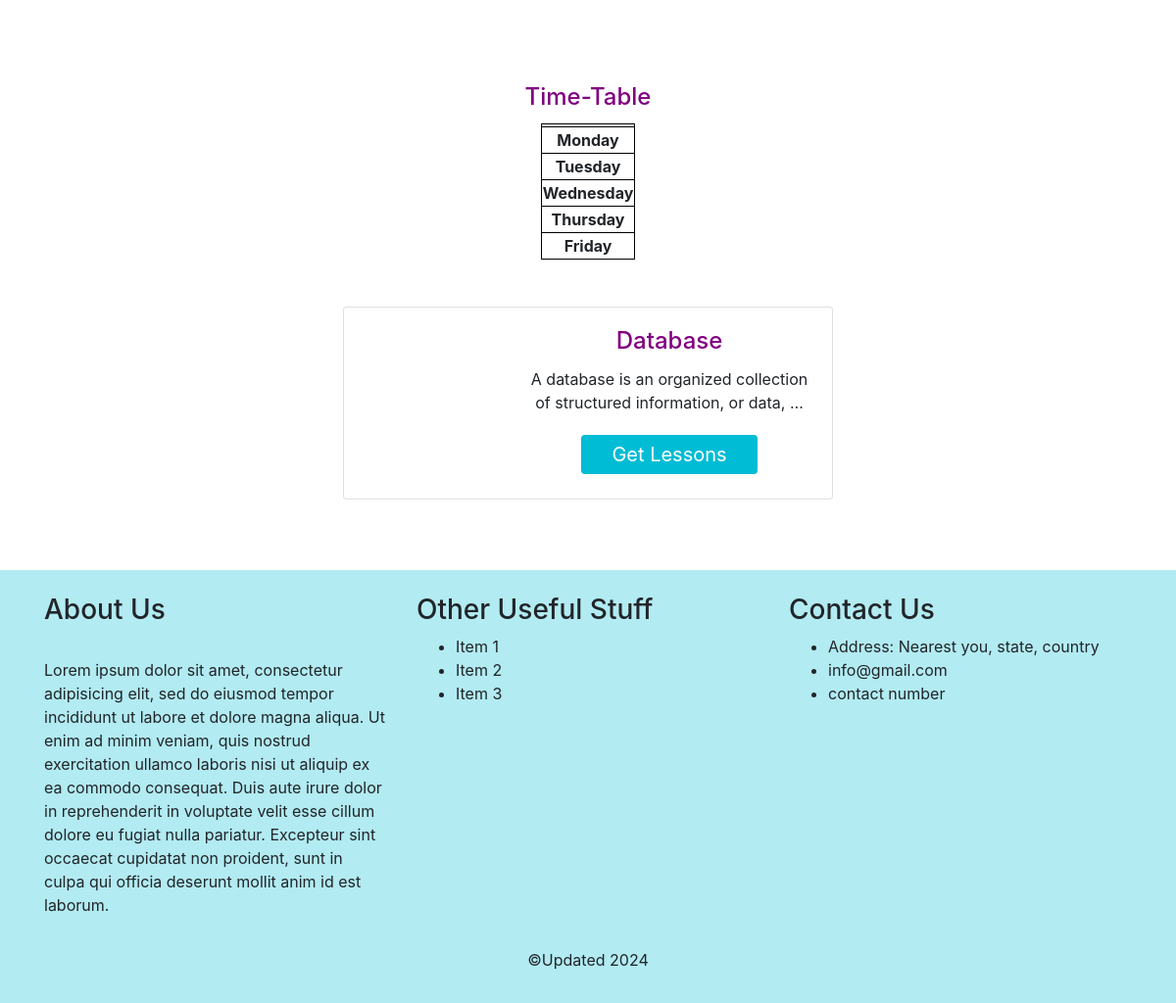
/curriculum/web-development/ (lower part), run on an earlier commit of the app's database.
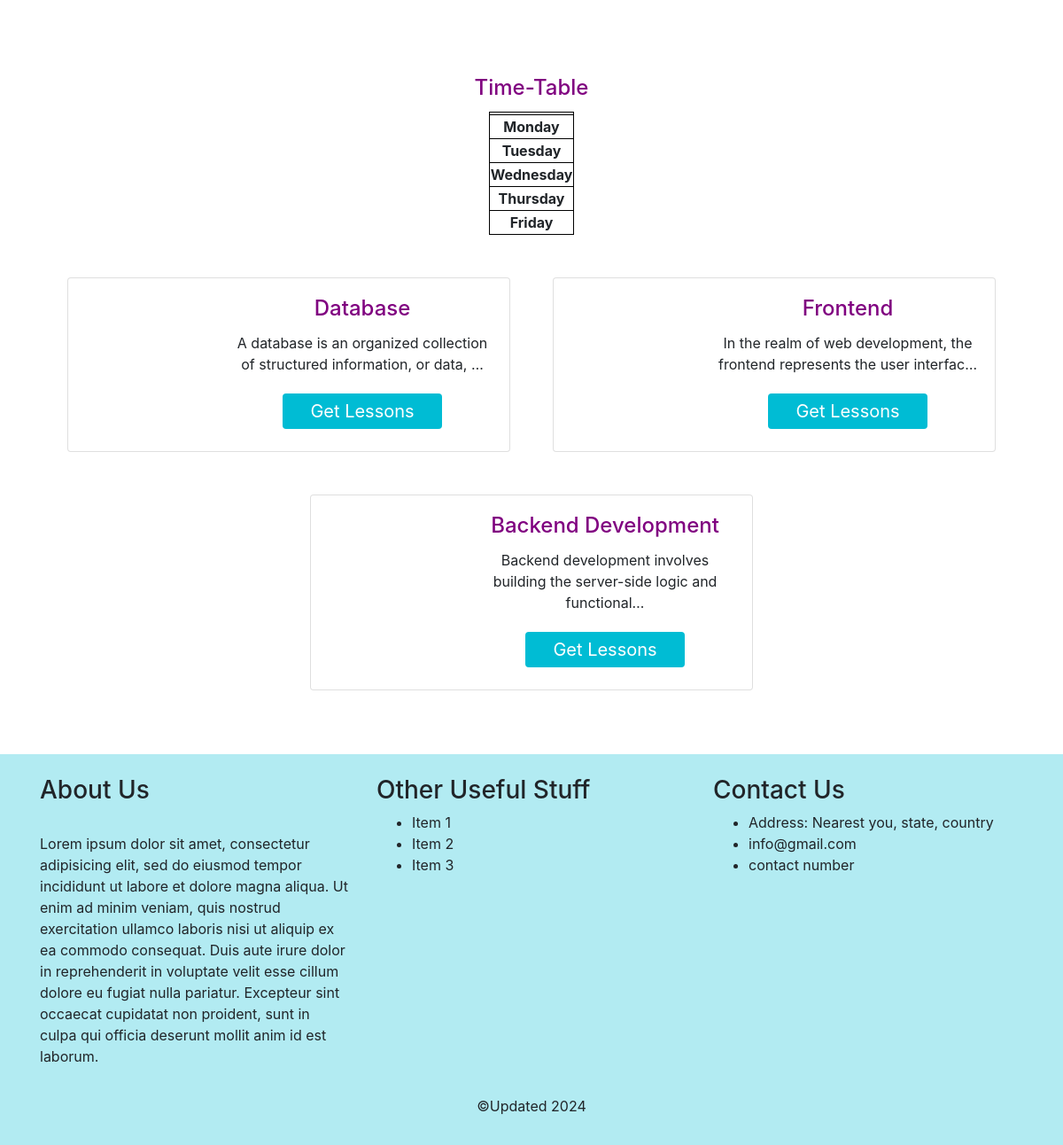
And on a later commit of the database.
### curriculum/models.py (models this page shows, shortened)
class Subject(models.Model):
    subject_id = models.CharField(max_length=100, unique=True)
    name = models.CharField(max_length=100)
    slug = models.SlugField(null=True, blank=True)
    standard = models.ForeignKey(Standard, on_delete=models.CASCADE, related_name='subjects')
    image = models.ImageField(upload_to=save_subject_image, blank=True, verbose_name='Subject Image')
    description = models.TextField(max_length=500,blank=True)

### curriculum/views.py (the view)
# urls.py: path('<slug:slug>/', views.SubjectListView.as_view(), name='subject_list'),
class SubjectListView(DetailView):
    context_object_name = 'standards'
    extra_context = {
        'slots': TimeSlots.objects.all()
    }
    model = Standard
    template_name = 'curriculum/subject_list_view.html'

### curriculum/templates/curriculum/subject_list_view.html (shortened to what this page needs)
{% extends 'base.html' %}
{% load static %}
{% block content %}
<section id="best-features" class="text-center">
              <div class="row d-flex justify-content-center mb-4">
                <div class="col-md-8 mb-5">
                </div>
              </div>
              <div class="col-md-12 justify-content-center mb-5">
                <h4 class="card-title" style="color:purple;">Time-Table</h4>
                <table id="class-time-table">
                  <tr>
                    <th></th>
                  </tr>
                  <tr>
                    <th>Monday</th>
                  </tr>
                  <tr>
                    <th>Tuesday</th>
                  </tr>
                  <tr>
                    <th>Wednesday</th>
                  </tr>
                  <tr>
                    <th>Thursday</th>
                  </tr>
                  <tr>
                    <th>Friday</th>
                  </tr>
                </table>
              </div>
              <div class="row d-flex justify-content-center mb-3">
              {% for subject in standards.subjects.all %}
              <div class="card mb-5 mr-4 ml-4 box-shadow-hover" style="max-width: 500px;">
                <div class="row no-gutters">
                          <div class="col-md-4">
                          </div>
                          <div class="col-md-8">
                            <div class="card-body">
                              <h4 class="card-title" style="color:purple;">{{subject.name}}</h4>
                              <p class="card-text">{{subject.description|truncatechars:75}}</p>
                                  <a href="{% url 'curriculum:lesson_list' slug=subject.slug standard=standards.slug %}"><button class="button-les"> <span> Get Lessons</span></button></a>
                            </div>
                          </div>
                </div>
                </div>
              {% endfor %}
              </div>
</section>
{%endblock%}

What changed in the data, as far as the page shows it:
added Subject: name "Frontend", description "In the realm of web development, the frontend represents the user interfac…"
added Subject: name "Backend Development", description "Backend development involves building the server-side logic and functional…"
